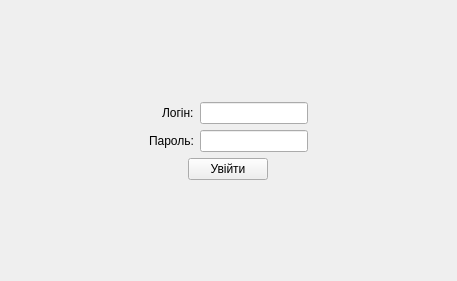
<?xml version="1.0" encoding="UTF-8"?>
<ui version="4.0">
 <class>Form</class>
 <widget class="QWidget" name="Form">
  <property name="geometry">
   <rect>
    <x>0</x>
    <y>0</y>
    <width>457</width>
    <height>281</height>
   </rect>
  </property>
  <property name="windowTitle">
   <string>Form</string>
  </property>
  <layout class="QGridLayout" name="gridLayout_2">
   <item row="0" column="1">
    <spacer name="verticalSpacer">
     <property name="orientation">
      <enum>Qt::Vertical</enum>
     </property>
     <property name="sizeHint" stdset="0">
      <size>
       <width>20</width>
       <height>83</height>
      </size>
     </property>
    </spacer>
   </item>
   <item row="1" column="0">
    <spacer name="horizontalSpacer">
     <property name="orientation">
      <enum>Qt::Horizontal</enum>
     </property>
     <property name="sizeHint" stdset="0">
      <size>
       <width>119</width>
       <height>20</height>
      </size>
     </property>
    </spacer>
   </item>
   <item row="1" column="1">
    <layout class="QVBoxLayout" name="verticalLayout">
     <item>
      <layout class="QGridLayout" name="gridLayout">
       <item row="0" column="0" alignment="Qt::AlignRight">
        <widget class="QLabel" name="label">
         <property name="text">
          <string>Логін:</string>
         </property>
        </widget>
       </item>
       <item row="1" column="1" alignment="Qt::AlignLeft">
        <widget class="QLineEdit" name="linePassword"/>
       </item>
       <item row="1" column="0" alignment="Qt::AlignRight">
        <widget class="QLabel" name="label_2">
         <property name="text">
          <string>Пароль:</string>
         </property>
        </widget>
       </item>
       <item row="0" column="1" alignment="Qt::AlignLeft">
        <widget class="QLineEdit" name="lineLogin"/>
       </item>
      </layout>
     </item>
     <item alignment="Qt::AlignHCenter">
      <widget class="QPushButton" name="loginButton">
       <property name="text">
        <string>Увійти</string>
       </property>
       <property name="icon">
        <iconset resource="../res/res.qrc">
         <normaloff>:/icons/png/tool18.png</normaloff>:/icons/png/tool18.png</iconset>
       </property>
       <property name="flat">
        <bool>false</bool>
       </property>
      </widget>
     </item>
    </layout>
   </item>
   <item row="1" column="2">
    <spacer name="horizontalSpacer_2">
     <property name="orientation">
      <enum>Qt::Horizontal</enum>
     </property>
     <property name="sizeHint" stdset="0">
      <size>
       <width>118</width>
       <height>20</height>
      </size>
     </property>
    </spacer>
   </item>
   <item row="2" column="1">
    <spacer name="verticalSpacer_2">
     <property name="orientation">
      <enum>Qt::Vertical</enum>
     </property>
     <property name="sizeHint" stdset="0">
      <size>
       <width>20</width>
       <height>83</height>
      </size>
     </property>
    </spacer>
   </item>
  </layout>
 </widget>
 <resources>
  <include location="../res/res.qrc"/>
 </resources>
 <connections/>
</ui>
